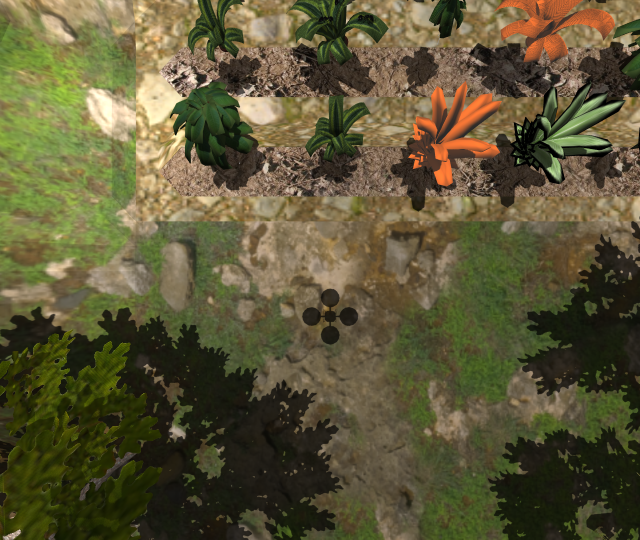
#> input picture drone_view.png, 1280 x 1080 px (shown at 1/2 size)
$ python -i Segmentation_test.py   (imports and definitions only)
#> lines starting #> are read from the running program, lines starting #| are printed output that depends on the picture; after the words box and inside, x2 and y2 are one past the last pixel; in counts of white or black regions, pixels touching at a corner belong together
#> further down, picture is the input picture: shape (1080, 1280, 3); mean B, G, R 54.9, 86.6, 92.6
import cv2
import math
import numpy as np
from matplotlib import pyplot as plt

from utilities.utilities import get_centroid,remove_outliers,dist,find_line_parameters,dist_pt_line

rot_angle = 0

def OnRotChange(val):
    global rot_angle
    rot_angle = val

trans_X = 0

def OnTransXChange(val):
    global trans_X
    trans_X = val - 700

# [6 lines not run here, left out]

# [25 lines left out: function findextremas, not called in this run]

def imfill(im_th,display_intermediates = False):
    #th, im_th = cv2.threshold(gray, 220, 255, cv2.THRESH_BINARY_INV);
    # Copy the thresholded image.
    im_floodfill = im_th.copy()

    # Mask used to flood filling.
    # Notice the size needs to be 2 pixels than the image.
    h, w = im_th.shape[:2]
    mask = np.zeros((h+2, w+2), np.uint8)

    # Floodfill from point (0, 0)
    cv2.floodFill(im_floodfill, mask, (0,0), 255)

    # Invert floodfilled image
    im_floodfill_inv = cv2.bitwise_not(im_floodfill)

    # Combine the two images to get the foreground.
    im_out = im_th | im_floodfill_inv

    # Display images.
    if display_intermediates:
        cv2.imshow("Thresholded Image", im_th)
        cv2.imshow("Floodfilled Image", im_floodfill)
        cv2.imshow("Inverted Floodfilled Image", im_floodfill_inv)
        cv2.imshow("Foreground", im_out)
        cv2.waitKey(0)

    im_out = remove_outliers(im_out,400)

    cnts = cv2.findContours(im_out, cv2.RETR_EXTERNAL, cv2.CHAIN_APPROX_NONE)[0]
    im_out_centroids = np.zeros_like(im_out)
    #im_out_bgr = cv2.cvtColor(im_out, cv2.COLOR_GRAY2BGR)

    prob_regs = []
    prob_cnts = []
    prob_centroids = []
    for idx,cnt in enumerate(cnts):
        if cv2.contourArea(cnt)<200:
            im_out = cv2.drawContours(im_out, cnts, idx, 0,-1)
            #cnt_center = get_centroid(cnt)
            #im_out_bgr = cv2.circle(im_out_bgr, cnt_center, 10, (0,0,255))
            #im_out_bgr = cv2.drawContours(im_out_bgr, cnts, idx, (0,0,255),-1)
        else:
            cnt_center = get_centroid(cnt)
            im_out_centroids = cv2.circle(im_out_centroids, cnt_center, 5, 255,-1)
            x,y,w,h = cv2.boundingRect(cnt)
            prob_regs.append([x,y,w,h])
            prob_cnts.append(cnt)
            prob_centroids.append(cnt_center)


    #cv2.imshow("im_out_bgr", im_out_bgr)
    #cv2.waitKey(0)

    return im_out,im_out_centroids,prob_regs,prob_cnts,prob_centroids

# [148 lines left out: functions find_nav_strt_bckup, find_nav_strt, ret_centroid, not called in this run]

def identify_nav_strt(frame):
    # Converting to hls color space to make light invariant
    hls = cv2.cvtColor(frame, cv2.COLOR_BGR2HLS)
#> hls: shape (1080, 1280, 3); mean of channels 0, 1, 2 26.3, 75.8, 82.9
    hue = hls[:,:,0]
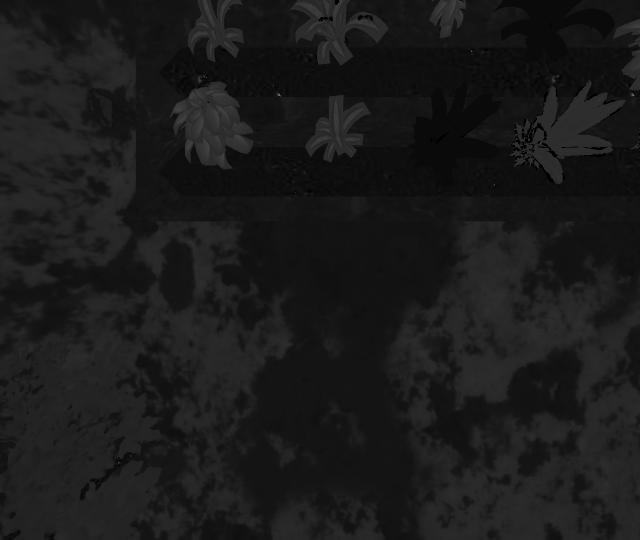
#> hue: shape (1080, 1280) (shown at 1/2 size); min 0, max 179, mean 26.3

    # Identifying objects with stronger edges
    hue_edges = cv2.Canny(hue, 50, 150,None,3)
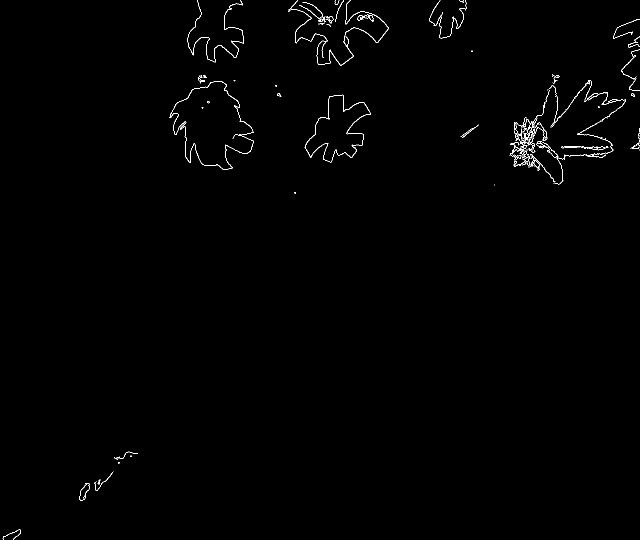
#> hue_edges: shape (1080, 1280) (shown at 1/2 size); 0.58% white in thin lines or dots

    # Removing noise
    kernel = cv2.getStructuringElement(cv2.MORPH_ELLIPSE,(5,5))
    hue_edges_closed = cv2.morphologyEx(hue_edges, cv2.MORPH_CLOSE, kernel)
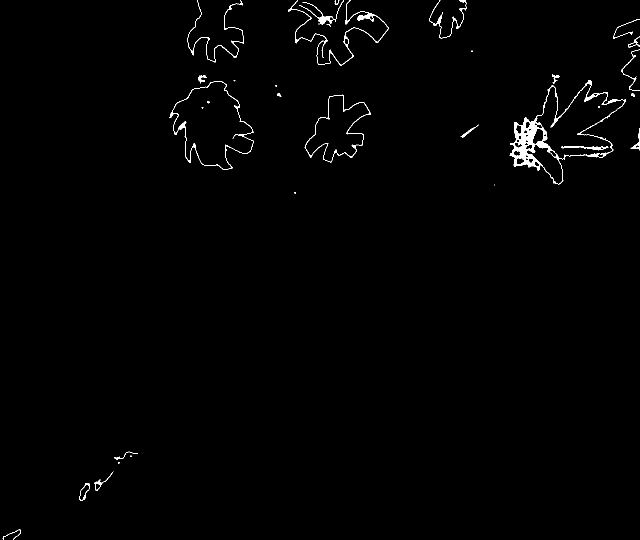
#> hue_edges_closed: shape (1080, 1280) (shown at 1/2 size); 0.87% white; 33 white regions (11 under 20 px), largest, box (x1, y1, x2, y2) and area: (1019, 160, 1252, 369) 5066, (576, 0, 777, 131) 1333, (339, 162, 508, 340) 1159

    # Keeping only largercontours and retreiving their centroids
    hue_edges_closed,hue_edges_centroids,prob_regs,prob_cnts,prob_centroids = imfill(hue_edges_closed)
#> in imfill, `cv2.floodFill(im_floodfill, mask, (0,0), 255)`:
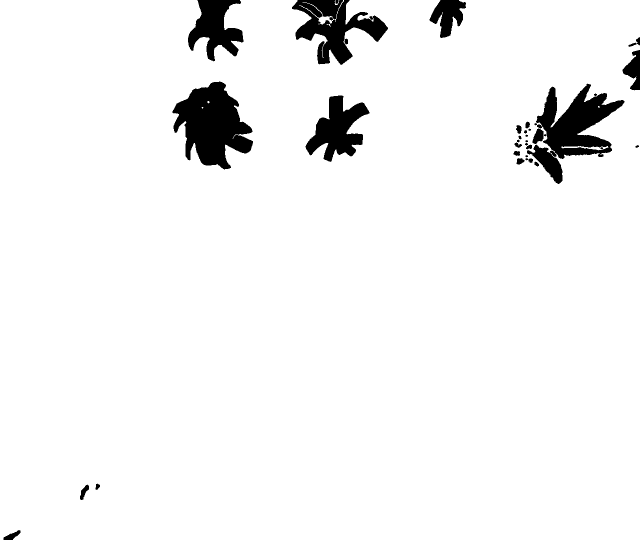
#> im_floodfill: shape (1080, 1280) (shown at 1/2 size); 95.2% white; 33 black regions (5 under 20 px), largest, box (x1, y1, x2, y2) and area: (345, 163, 506, 339) 16805, (1054, 167, 1249, 368) 15438, (584, 0, 776, 130) 11295
#> in imfill, `im_floodfill_inv = cv2.bitwise_not(im_floodfill)`:
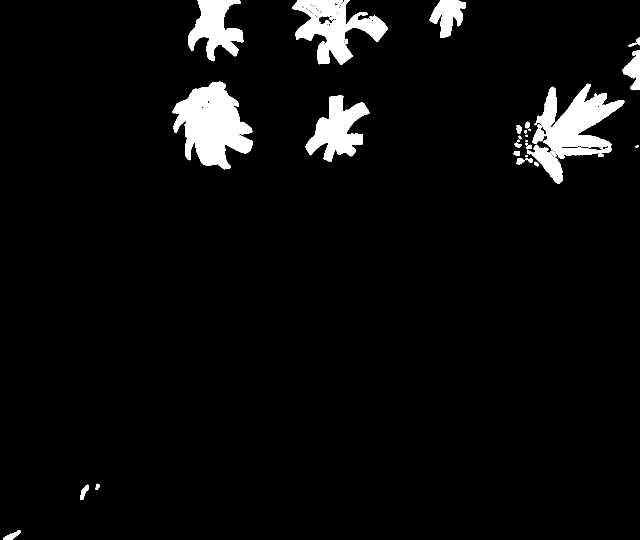
#> im_floodfill_inv: shape (1080, 1280) (shown at 1/2 size); 4.8% white; 33 white regions (5 under 20 px), largest, box (x1, y1, x2, y2) and area: (345, 163, 506, 339) 16805, (1054, 167, 1249, 368) 15438, (584, 0, 776, 130) 11295
#> in imfill, `im_out = im_th | im_floodfill_inv`:
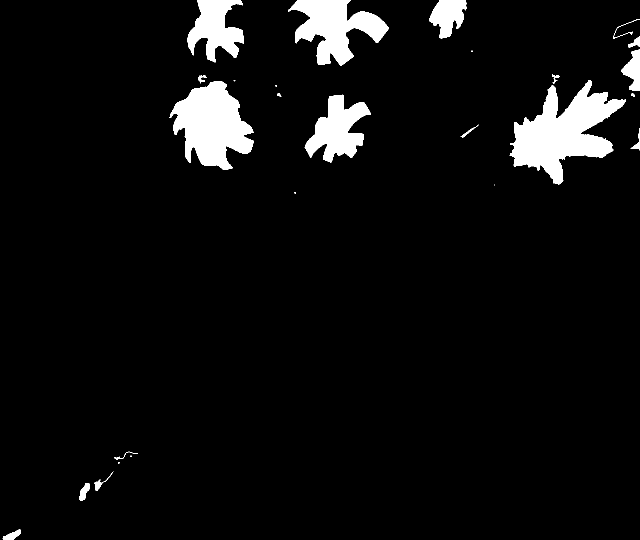
#> im_out: shape (1080, 1280) (shown at 1/2 size); 5.7% white; 26 white regions (7 under 20 px), largest, box (x1, y1, x2, y2) and area: (1019, 160, 1252, 369) 22274, (339, 162, 508, 340) 17988, (576, 0, 777, 131) 13222

    # Rotate our image around an arbitrary point rather than the center
    field_mask_rot = hue_edges_closed.copy()
    M = cv2.getRotationMatrix2D((int(hue.shape[1]/2), int(hue.shape[0]/2)), rot_angle, 1.0)

    M[:,2] = [trans_X,0]
    #M[:,2] = [0,trans_X]
    field_mask_rot = cv2.warpAffine(field_mask_rot, M, (hue.shape[1], hue.shape[0]))
    field_mask_rot_draw = field_mask_rot.copy()

    # Drawing min_areaRect covering the rotated imaGe
    prob_cnts = cv2.findContours(field_mask_rot, cv2.RETR_EXTERNAL, cv2.CHAIN_APPROX_NONE)[0]
    cnts = np.concatenate(prob_cnts)
    rect = cv2.minAreaRect(cnts)
    box = cv2.boxPoints(rect)
    box = np.int0(box)
    cv2.drawContours(field_mask_rot_draw,[box],0,255,3)

    rot_text = "rect (Rotation) = "+ str(int(rect[2]))
    field_mask_rot_draw = cv2.putText(field_mask_rot_draw, rot_text, (100,600), cv2.FONT_HERSHEY_PLAIN, 3, 255,2)

    # Finding Extremas of the Field (Rotated)
    hue_edges_closed_bgr = cv2.cvtColor(field_mask_rot, cv2.COLOR_GRAY2BGR)

    extLeft,extTop,extRight,extBot = findextremas(prob_cnts,hue_edges_closed_bgr)
    rect = cv2.boundingRect(cnts)

    cv2.rectangle(field_mask_rot_draw, (rect[0],rect[1]), (rect[0]+rect[2],rect[1]+rect[3]), 255,3)
    cv2.rectangle(field_mask_rot_draw, (extLeft[0],extTop[1]), (extRight[0],extBot[1]), 255,3)

    prob_centroids,hue_edges_centroids = ret_centroid(field_mask_rot,prob_cnts)

    cv2.rectangle(hue_edges_centroids, (extLeft[0],extTop[1]), (extRight[0],extBot[1]), 255,3)
    cv2.drawContours(hue_edges_centroids,[box],0,255,3)

    nav_strt_pt,nav_strt_pt2 = find_nav_strt(hue_edges_centroids,box,hue.shape[0],hue.shape[1],prob_centroids)
    hue_edges_centroids = cv2.circle(hue_edges_centroids, nav_strt_pt, 16, 255,1)
    hue_edges_centroids = cv2.circle(hue_edges_centroids, nav_strt_pt2, 16, 255,2)

    cv2.imshow("(2_d) field_mask_rot",field_mask_rot)
    cv2.imshow("(2_d) field_mask_rot_draw",field_mask_rot_draw)
    cv2.imshow("(2_e) hue_edges_centroids",hue_edges_centroids)

    cv2.waitKey(1)

    return nav_strt_pt,nav_strt_pt2

# [6 lines left out: function main, not called in this run]


# [2 lines not run here, left out]

>>> import cv2
>>> picture = cv2.imread('../../drone_view.png')
#> (the run stopped early here; a loop or call above may not have finished)

$ run again, on image.png
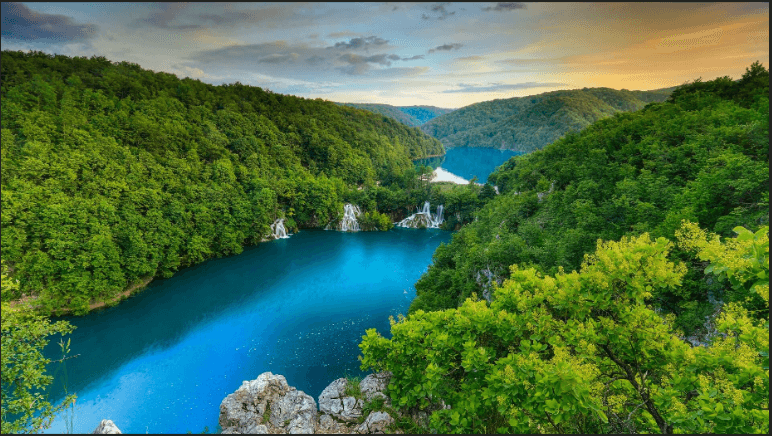
#> input picture image.png, 772 x 436 px
#> picture is the input picture: shape (436, 772, 3); mean B, G, R 73.1, 111.6, 75
#> hls: shape (436, 772, 3); mean of channels 0, 1, 2 58.5, 83.5, 140.9
#> in identify_nav_strt, `hue_edges = cv2.Canny(hue, 50, 150,None,3)`:
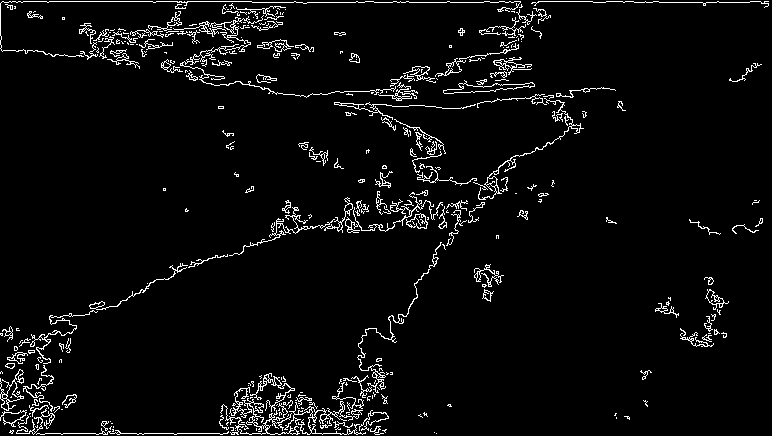
#> hue_edges: shape (436, 772); 4.3% white in thin lines or dots
#> in identify_nav_strt, `hue_edges_closed = cv2.morphologyEx(hue_edges, cv2.MORPH_CLOSE, kernel)`:
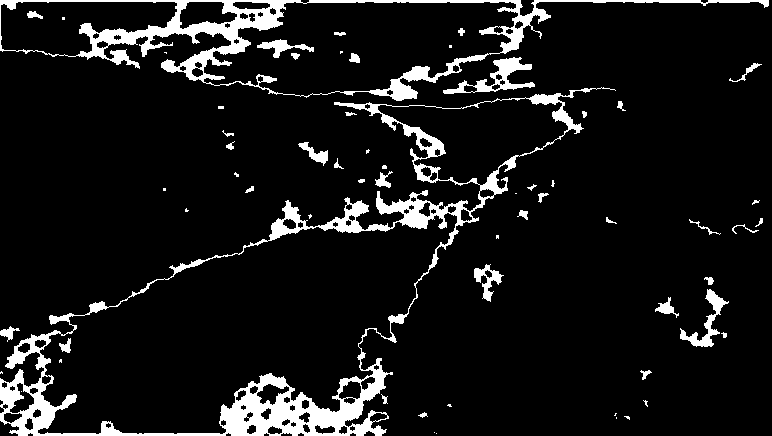
#> hue_edges_closed: shape (436, 772); 9% white; 62 white regions (25 under 20 px), largest, box (x1, y1, x2, y2) and area: (0, 87, 616, 436) 16236, (0, 0, 769, 101) 9503, (443, 57, 535, 94) 1031
#> im_out: shape (436, 772); every value is 255
